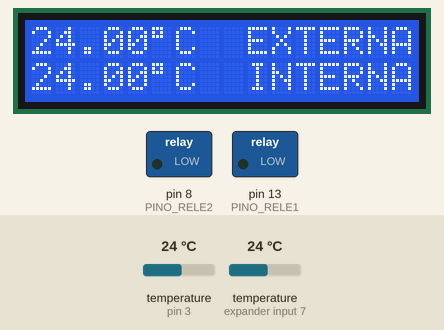
Bench run of a sketch on a simulated Arduino Uno, built with avr-gcc and run on an emulated ATmega328P. Shown: 16×2 character LCD, switched loads named in the sketch (green lamp = pin HIGH). The test bench sets the inputs (shaded band); at power-on: temperature (sensors on expander input 7, pin 3) 24 °C. What the sketch prints to the serial monitor is not drawn.

Above: at 5.7 s.
5.8 s: temperature (sensor on expander input 7) set to 27.1 °C
At 9.3 s:
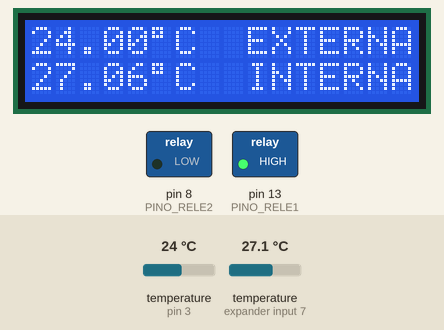
9.6 s: temperature (sensor on expander input 7) set to 28.5 °C
At 12.4 s:
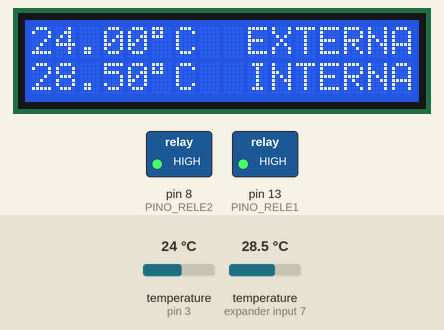
13.5 s: temperature (sensor on pin 3) set to 26.4 °C
At 16.1 s:
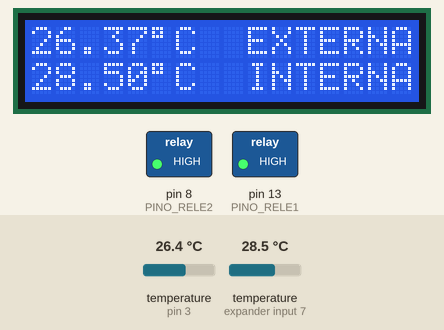
17.3 s: temperature (sensor on pin 3) set to 27.8 °C
At 19.7 s:
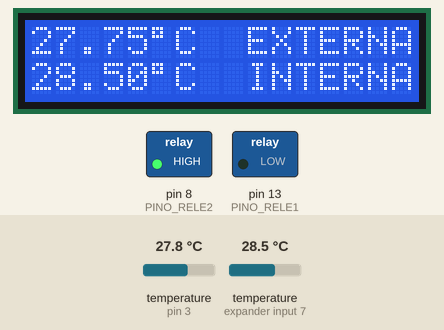
20.1 s: temperature (sensor on pin 3) set to 12 °C
At 22.0 s:
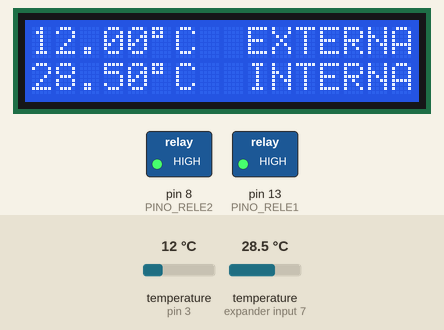
22.9 s: temperature (sensor on expander input 7) set to 12 °C
At 24.1 s:
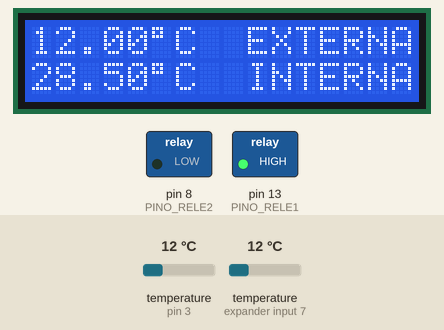
Timing chart, 0 to 25.9 s (numbered marks = the images above; inputs shaded):
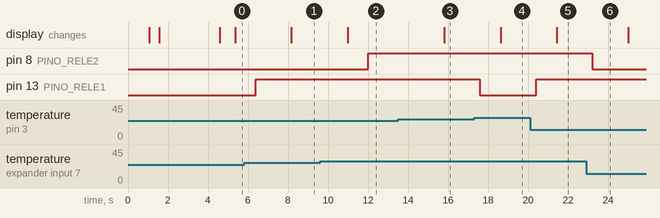

The sketch:

ds18b20_LCD_COM_RELE2_okok.ino
```cpp
#include <OneWire.h>

#include <DallasTemperature.h>

#include <LiquidCrystal.h>

#define DS18B20 3 //DEFINE O PINO DO SENSOR DS18B20
const int PINO_RELE1 = 13; // INFORMA PINO DO RELE 1
const int PINO_RELE2 = 8; // INFORMA PINO DO RELE 2
LiquidCrystal lcd(12, 11, 7, 6, 5, 4); //PINOS UTILIZADOS PARA A CONEXÃO DO DISPLAY
OneWire ourWire(DS18B20);//CONFIGURA UMA INSTÂNCIA ONEWIRE PARA SE COMUNICAR COM DS18B20
DallasTemperature sensors(&ourWire); //PASSA A TEMPERATURA PARA O DallasTemperature


void setup() {
  delay(1000); //INTERVALO DE 1000 MILISSEGUNDOS
 Serial.begin(9600); // Inicia a porta serial
 Serial.println("Medindo temperatura"); // Imprime a mensagem inicial
 lcd.begin(16, 2); // INICIA O LCD
  delay(500);
    lcd.setCursor(2,0);
    lcd.print("ANALISANDO");
    lcd.setCursor(4,1);
    lcd.print("TEMPERATURA");

    delay(3000);

sensors.begin(); // INICIA O SENSOR DS18B20
lcd.clear();

pinMode (PINO_RELE1, OUTPUT); // VENTILADOR
pinMode (PINO_RELE2, OUTPUT); // EXAUSTOR

}

void loop() {
lcd.setCursor(0,0);//SETA O CURSOR PARA INICIAR AS ESCRITAS NO LCD
lcd.print(sensors.getTempCByIndex(0)); //valor da temp1
lcd.write(223);//IMPRIME NO DISPLAY LCD O SÍMBOLO 'º'
lcd.print("C");
lcd.setCursor(9,0);//SETA O CURSOR PARA ESCREVER A PALAVRA CELSIUS NA SEGUNDA LINHA E COLUNA 9 DO DISPLAY
lcd.print("EXTERNA");//IMPRIME O TEXTO NO LCD
sensors.requestTemperatures();//REQUISITA A TEMPERATURA DO SENSOR
lcd.setCursor(0,1);//SETA O CURSOR PARA INICIAR AS ESCRITAS NA SEGUNDA LINHA DO LCD
lcd.print(sensors.getTempCByIndex(1));//IMPRIME NO LCD O VALOR DA TEMPERATURA2
lcd.write(223);//IMPRIME NO DISPLAY LCD O SÍMBOLO 'º'
lcd.print("C");
lcd.setCursor(9,1);//SETA O CURSOR PARA ESCREVER A PALAVRA CELSIUS NA SEGUNDA LINHA E COLUNA 9 DO DISPLAY
lcd.print("INTERNA");//IMPRIME O TEXTO NO LCD
delay(1000);//INTERVALO DE 500 MILISSEGUNDOS
// SENSOR EXTERNO ARMA VENTILADOR (AMARELO)
if (sensors.getTempCByIndex(0) <=27){
  digitalWrite(PINO_RELE1, HIGH);
}
else {
  digitalWrite(PINO_RELE1, LOW);
}
// SENSOR INTERNO ARMA EXAUSTOR (VERMELHO)
if (sensors.getTempCByIndex(1) >=28){
  digitalWrite(PINO_RELE2, HIGH);
}
else {
  digitalWrite(PINO_RELE2, LOW);
}
delay(1000);

}
```

revisaoEx001.cpp
```cpp
#include <stdio.h>

struct endereco{
	char rua[100];
	int numero;
};

int main(void){
	char nome[30];
	int idade;
	float deposito=0;
	float saque=0;
	float saldo_final=0;
	struct endereco cli;


	printf("\nInforme seu nome:");
	scanf("%s",&nome);
	printf("\nInforme sua idade:");
	scanf("%d",&idade);
	printf("\nNome da rua:");
	scanf("%s",&cli.rua);
	printf("\nNumero da residencia:");
	scanf("%d",&cli.numero);
	printf("\nValor do deposito R$ ");
	scanf("%f",&deposito);


	printf("\nCADASTRO DO CLIENTE");
	printf("\nNome: %s", nome);
	printf("\nIdade: %d", idade);
	printf("\nEndereco:");
	printf("\nRua: %s numero %d",cli.rua, cli.numero);
	printf("\n\nINFORME A OPÇÃO DESEJADA");
	printf("\nUltimo deposito: R$ %.2f",deposito);
	printf("\n\(1) para saque \n(2) para saldo final\n(3) para sair");

	return 0;
}
```

Measured:
- the behaviour switches between 27.9 and 28 °C on temperature (sensor on expander input 7) (found by bisection; images 1 and 2)
- the behaviour switches between 27 and 27.1 °C on temperature (sensor on pin 3) (found by bisection; images 3 and 4)
- after the input at 5.8 s, the display: changes after 2.4 s (image 1)
- after the input at 9.6 s, pin 8 (PINO_RELE2): LOW → HIGH after 2.4 s; the display: changes after 1.4 s (image 2)
- after the input at 13.5 s, the display: changes after 2.3 s (image 3)
- after the input at 17.3 s, pin 13 (PINO_RELE1): HIGH → LOW after 0.30 s; the display: changes after 1.3 s (image 4)
- after the input at 20.1 s, pin 13 (PINO_RELE1): LOW → HIGH after 0.31 s; the display: changes after 1.3 s (image 5)
- after the input at 22.9 s, pin 8 (PINO_RELE2): HIGH → LOW after 0.32 s
